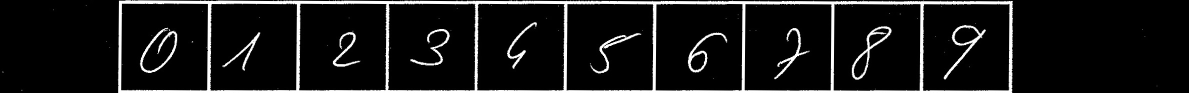
//> input picture OCR/OCR/ZajeciaII/z.jpg, 2377 x 185 px (shown at 1/2 size)
$ ./1476728698_Source1   (built with g++ and OpenCV 4)
//> lines starting //> are read from the running program, lines starting //| are printed output that depends on the picture
//> further down, image is the input picture: 185 rows x 2377 cols, CV_8UC3; min 0, max 255, mean 23.4
#include <opencv2/imgproc/imgproc.hpp>
#include <opencv2/core/core.hpp>
#include <opencv2/highgui/highgui.hpp>
#include "opencv2/imgproc/imgproc.hpp"
#include "opencv2/highgui/highgui.hpp"
#include <stdlib.h>
#include <stdio.h>


using namespace cv;
using namespace std;

vector<Mat> vImageSignCell;

inline string itos(int i) {
	std::stringstream ss;
	std::string str;
	ss << i;
	ss >> str;

	return str;
}

int SegmentationSum(Mat image, int row, int NUMBER_COLUMN_GET_TO_SEGMENTATION) {

	double sum = 0;
	for (int y = row; y < row + NUMBER_COLUMN_GET_TO_SEGMENTATION && y < image.rows; y++) {
		for (int x = 0; x < image.cols; x++) {
			sum += image.at<uchar>(y, x);
		}
	}


	return sum;
}

double SegmentationAverage(Mat image, int row, int NUMBER_COLUMN_GET_TO_SEGMENTATION) {

	return SegmentationSum(image, row, NUMBER_COLUMN_GET_TO_SEGMENTATION) / image.rows;
}

void SegmentationCutImage(Mat& image, const int cutLeft = 20, const int cutTop = 5, const int cutRight = 2, const int cutBottom = 5) {

	const int rows = image.rows;
	const int cols = image.cols;

	image = image(Rect(cutLeft, cutTop, cols - cutLeft - cutRight, rows - cutTop - cutBottom));
}

Mat normalaizedImage(Mat imageT) {

	Mat image = imageT.clone();
	int width = image.cols;
//> width = 2377
	int height = image.rows;
//> height = 185

	if (100 != width) {
		resize(image, image, Size(height, 100));
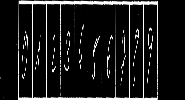
//> image: 100 rows x 185 cols, CV_8UC3; min 0, max 255, mean 25.3
		width = 100;
	}
	if (100 != height) {
		resize(image, image, Size(100, width));
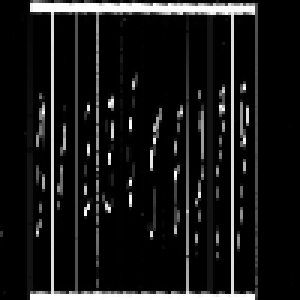
//> image: 100 rows x 100 cols, CV_8UC3 (shown 3 times larger); min 0, max 255, mean 24.5
		height = 100;
	}
	return image;
}

Mat image;
int LIMIT_VALUE_LIGHT_BIT = 450;
int maxA = 1000;


void SegmentationCell(int, void*){

	int LIMIT_VALUE_LIGHT_BIT = 450;
	Mat tmp;
	vImageSignCell.clear();

	int cols = image.cols;
//> cols = 2377
	int rows = image.rows;
//> rows = 185

	int cutStart = 0, cutEnd = 0;	//information about level cutting
	int fromCut = 0, toCut = 0;	//save position column

	int sum = 0;
	int pomoc = 0;

	for (int y = 0; y < cols - 1; y++) {
		sum = SegmentationAverage(image, y, 3);

		if (LIMIT_VALUE_LIGHT_BIT >= sum) {

			if (cutStart == 0) fromCut = y;
			if (cutStart == 1 && cutEnd == 0) { toCut = y; cutEnd = 1; }
			if (cutStart == 1 && cutEnd == 1) {

				tmp = image.clone();
				SegmentationCutImage(tmp, fromCut, 0, tmp.cols - toCut, 0);
				if (pomoc == 1)
					imshow("1", normalaizedImage(tmp));
				if (pomoc == 2)
					imshow("2", normalaizedImage(tmp));
				if (pomoc == 3)
					imshow("3", normalaizedImage(tmp));
				if (pomoc == 4)
					imshow("4", normalaizedImage(tmp));
				vImageSignCell.push_back(tmp);
				tmp.release();

				cutStart = toCut = cutEnd = 0;
				fromCut = y;
				pomoc++;
			}
		}
		else {
			if (cutStart == 0) cutStart = 1;
		}
	}
//> this loop made 2376 passes
//> sum on passes 1 to 12: 3293, 5517, 6808, 6852, 6853, 6305, 4258, 2082, 454, 331, 326, 328
//> after the loop, fromCut = 2375; toCut = 0; cutEnd = 0; cutStart = 0; pomoc = 3
}

int main() {

	image = imread("z.jpg");
	int A = 0;
	namedWindow("0", 1);
	namedWindow("1", 1);
	namedWindow("2", 1);
	namedWindow("3", 1);
	namedWindow("4", 1);
	createTrackbar("Value", "0", &A, maxA, SegmentationCell);
	imshow("0", normalaizedImage(image));
	SegmentationCell(A, 0);
	waitKey(0);
}

$ run again, with OCR/OCR/ZajeciaII/1.jpg copied over OCR/OCR/ZajeciaII/z.jpg
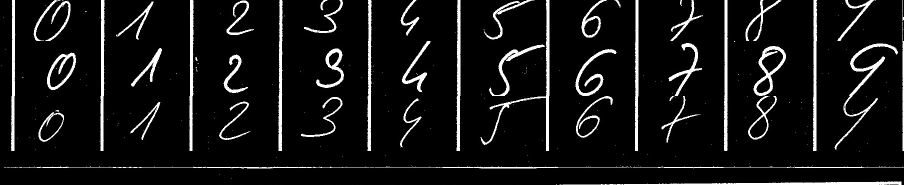
//> input picture OCR/OCR/ZajeciaII/1.jpg, 1808 x 370 px (shown at 1/2 size)
//> image is the input picture: 370 rows x 1808 cols, CV_8UC3; min 0, max 255, mean 20.3
//> in normalaizedImage, `resize(image, image, Size(height, 100));`:
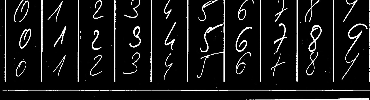
//> image: 100 rows x 370 cols, CV_8UC3; min 0, max 255, mean 21.3
//> in normalaizedImage, `resize(image, image, Size(100, width));`:
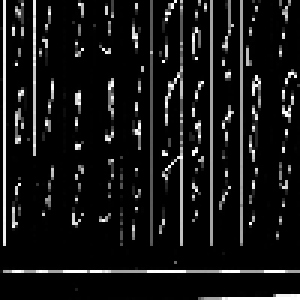
//> image: 100 rows x 100 cols, CV_8UC3 (shown 3 times larger); min 0, max 255, mean 22
//> the loop in SegmentationCell, `for (int y = 0; y < cols - 1; y++)` made 1807 passes
//> sum on passes 1 to 8: 281, 328, 385, 430, 428, 416, 392, 388
//> after the loop in SegmentationCell, `for (int y = 0; y < cols - 1; y++)`: fromCut = 1806; toCut = 0; pomoc = 3

$ run again, with OCR/OCR/ZajeciaII/2.jpg copied over OCR/OCR/ZajeciaII/z.jpg
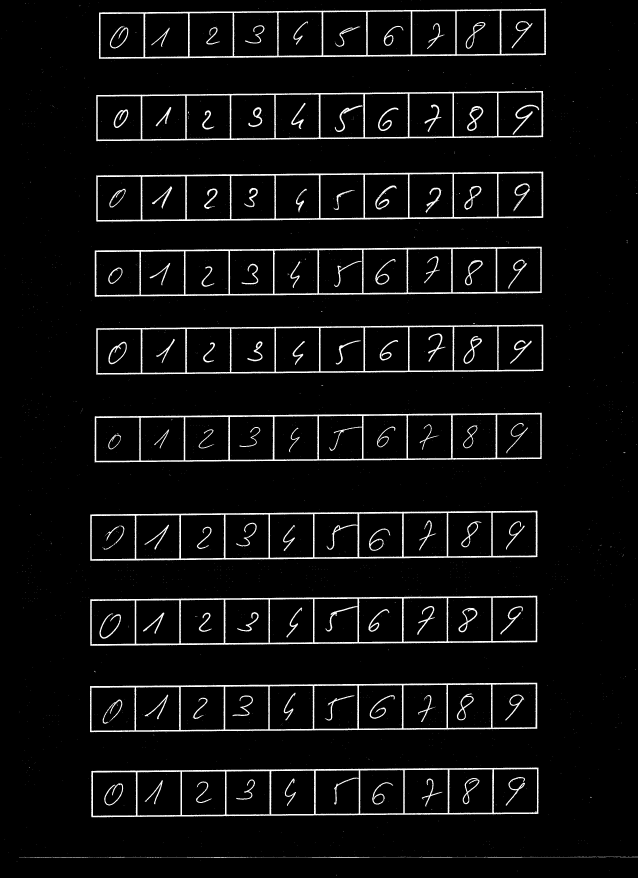
//> input picture OCR/OCR/ZajeciaII/2.jpg, 2550 x 3509 px (shown at 1/4 size)
//> image is the input picture: 3509 rows x 2550 cols, CV_8UC3; min 0, max 255, mean 12.9
//> in normalaizedImage, `resize(image, image, Size(100, width));`:
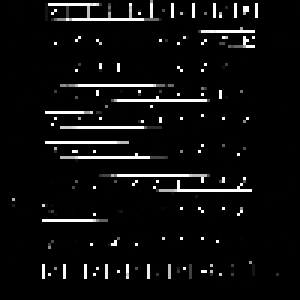
//> image: 100 rows x 100 cols, CV_8UC3 (shown 3 times larger); min 0, max 255, mean 13
//> the loop in SegmentationCell, `for (int y = 0; y < cols - 1; y++)` made 2549 passes
//> sum on passes 1 to 3: 0, 0, 0
//> after the loop in SegmentationCell, `for (int y = 0; y < cols - 1; y++)`: fromCut = 2548; toCut = 0
